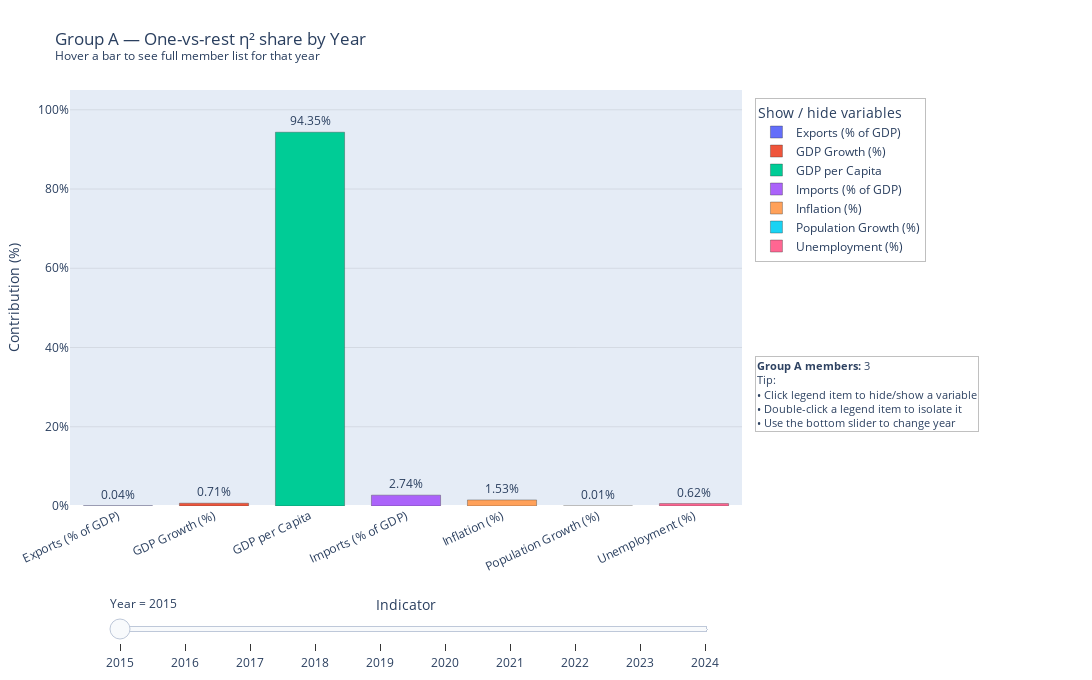

Here is the notebook cell this chart was saved with:
### Code cell
# --- Imports
import os
import numpy as np
import pandas as pd
import plotly.graph_objects as go

# --- Robust path for CSV
CANDIDATES = ["WDI_Grouped.csv", "/mnt/data/WDI_Grouped.csv"]
csv_path = next((p for p in CANDIDATES if os.path.exists(p)), None)
if csv_path is None:
    raise FileNotFoundError("WDI_Grouped.csv not found.")

# --- Load
df = pd.read_csv(csv_path)
assert {"Country Name","Year","Group"}.issubset(df.columns)
df["Year"] = pd.to_numeric(df["Year"], errors="coerce").astype("Int64")

# Indicator mapping
raw_to_label = {
    "Exports_GDP_percent": "Exports (% of GDP)",
    "GDP growth (annual %)": "GDP Growth (%)",
    "GDP_per_capita": "GDP per Capita",
    "Imports_GDP_percent": "Imports (% of GDP)",
    "Inflation, consumer prices (annual %)": "Inflation (%)",
    "Population_growth_percent": "Population Growth (%)",
    "Unemployment, total (% of total labor force) (national estimate)": "Unemployment (%)",
}
ind_cols    = list(raw_to_label.keys())
disp_labels = [raw_to_label[c] for c in ind_cols]

# ---------------------------
# Core metrics (two modes)
# ---------------------------
def one_vs_rest_shares_by_year(dyear: pd.DataFrame, focus_prefix: str):
    """方案A：把Group二值化为 focus vs rest，按二分类算η²后做当年归一化为份额（和=100%）"""
    vals = {}
    for col in ind_cols:
        m = dyear[col].notna() & dyear["Group"].notna()
        if m.sum() < 3:
            vals[col] = np.nan
            continue
        sub = dyear.loc[m, [col, "Group"]].copy()
        sub["bin"] = sub["Group"].astype(str).str.startswith(focus_prefix)
        x = sub[col].astype(float)
        overall = x.mean()
        ss_total = ((x - overall) ** 2).sum()
        if ss_total <= 0 or (~sub["bin"]).sum() == 0 or sub["bin"].sum() == 0:
            vals[col] = np.nan
            continue
        mu1 = x[sub["bin"]].mean()
        mu0 = x[~sub["bin"]].mean()
        n1  = int(sub["bin"].sum())
        n0  = int((~sub["bin"]).sum())
        ss_between = n1 * (mu1 - overall) ** 2 + n0 * (mu0 - overall) ** 2
        vals[col] = float(ss_between / ss_total)

    denom = np.nansum(list(vals.values()))
    shares = {raw_to_label[c]: (vals[c] / denom * 100.0) if (denom > 0 and pd.notna(vals[c])) else np.nan
              for c in ind_cols}
    return shares

def group_share_by_year(dyear: pd.DataFrame, focus_prefix: str):
    """方案B：取聚焦组在各指标上的SSB项，再在当年内对该组7个指标归一化（和=100%）"""
    ssb_focus = {}
    for col in ind_cols:
        m = dyear[col].notna() & dyear["Group"].notna()
        if m.sum() < 3:
            ssb_focus[col] = np.nan
            continue
        x = dyear.loc[m, col].astype(float)
        g = dyear.loc[m, "Group"]
        overall = x.mean()
        part = 0.0
        for glabel, sub in x.groupby(g):
            mu = sub.mean(); n = sub.shape[0]
            term = n * (mu - overall) ** 2
            if str(glabel).startswith(focus_prefix):
                part += term
        ssb_focus[col] = float(part)

    denom = np.nansum(list(ssb_focus.values()))
    shares = {raw_to_label[c]: (ssb_focus[c] / denom * 100.0) if (denom > 0 and pd.notna(ssb_focus[c])) else np.nan
              for c in ind_cols}
    return shares

def compute_shares(df, focus_prefix: str, MODE="one_vs_rest"):
    years = sorted(int(y) for y in df["Year"].dropna().unique())
    rows = []
    for y in years:
        dyear = df[df["Year"] == y]
        if MODE == "one_vs_rest":
            shares = one_vs_rest_shares_by_year(dyear, focus_prefix)
        else:
            shares = group_share_by_year(dyear, focus_prefix)
        for var_label, s in shares.items():
            rows.append({"Year": y, "Variable": var_label, "Share (%)": s})
    return pd.DataFrame(rows)

# ---------------------------
# Helper: group membership text
# ---------------------------
def _wrap_lines(names, per_line=6):
    names = list(names)
    return "<br>".join("; ".join(names[i:i+per_line]) for i in range(0, len(names), per_line)) or "(no members)"

def members_by_year(prefix):
    d = (df[df["Group"].astype(str).str.startswith(prefix, na=False)]
         .groupby("Year")["Country Name"]
         .apply(lambda s: sorted(set(x for x in s.dropna())))
         .to_dict())
    return {y: _wrap_lines(v, 6) for y, v in d.items()}, {y: (len(v) if isinstance(v, list) else 0) for y, v in d.items()}

def build_side_tip(prefix, year, cnt):
    return dict(
        x=1.02, y=0.36, xref="paper", yref="paper", xanchor="left", yanchor="top",
        showarrow=False, align="left",
        text=(f"<b>{prefix} members:</b> {cnt}<br>Tip:<br>"
              "• Click legend item to hide/show a variable<br>"
              "• Double-click a legend item to isolate it<br>"
              "• Use the bottom slider to change year"),
        font=dict(size=11), bgcolor="rgba(255,255,255,0.92)",
        bordercolor="rgba(0,0,0,0.25)", borderwidth=1, opacity=0.98
    )

# ---------------------------
# Figure builder (B or C)
# ---------------------------
def plot_group(prefix="Group B", MODE="one_vs_rest"):
    share_df = compute_shares(df, prefix, MODE=MODE)
    members_text, member_count = members_by_year(prefix)
    years = sorted(share_df["Year"].unique())
    init_year = years[0]

    def _to_text(yval):
        return f"{yval:.2f}%" if (yval is not None and np.isfinite(yval)) else ""

    fig = go.Figure()
    # Initial traces (one bar per variable -> can toggle in legend)
    for var in disp_labels:
        yseries = share_df.loc[(share_df["Year"] == init_year) & (share_df["Variable"] == var), "Share (%)"]
        y_val = float(yseries.iloc[0]) if not yseries.empty and pd.notna(yseries.iloc[0]) else None
        fig.add_trace(go.Bar(
            x=[var], y=[y_val], name=var,
            text=[_to_text(y_val)], textposition="outside", cliponaxis=False,
            customdata=[[init_year, members_text.get(init_year, "(no members)"), member_count.get(init_year, 0)]],
            hovertemplate=(
                "<b>%{x}</b><br>"
                "Year: %{customdata[0]}<br>"
                "One-vs-rest share for "+prefix+": %{y:.2f}%<br><br>"
                "<b>"+prefix+" members (%{customdata[2]})</b>:<br>%{customdata[1]}"
                "<extra></extra>"
            ),
            marker_line=dict(width=1, color="rgba(50,50,50,0.35)")
        ))

    # Frames
    frames = []
    for y in years:
        fdata = []
        for var in disp_labels:
            yseries = share_df.loc[(share_df["Year"] == y) & (share_df["Variable"] == var), "Share (%)"]
            y_val = float(yseries.iloc[0]) if not yseries.empty and pd.notna(yseries.iloc[0]) else None
            fdata.append(go.Bar(
                x=[var], y=[y_val], name=var,
                text=[_to_text(y_val)], textposition="outside", cliponaxis=False,
                customdata=[[y, members_text.get(y, "(no members)"), member_count.get(y, 0)]],
            ))
        frames.append(go.Frame(name=str(y), data=fdata, layout=go.Layout(annotations=[build_side_tip(prefix, y, member_count.get(y, 0))])))
    fig.frames = frames

    # Slider
    steps = [{"args": [[str(y)], {"frame": {"duration": 0, "redraw": True}, "mode": "immediate"}],
              "label": str(y), "method": "animate"} for y in years]
    sliders = [{"active": 0, "yanchor": "top", "xanchor": "left",
                "currentvalue": {"prefix": "Year = "}, "pad": {"t": 36},
                "len": 0.90, "x": 0.06, "y": -0.12, "steps": steps}]

    title_mode = "One-vs-rest η² share" if MODE=="one_vs_rest" else f"{prefix} SSB-share across indicators"
    fig.update_layout(
        title=(f"{prefix} — {title_mode} by Year"
               "<br><sup>Hover a bar to see full member list for that year</sup>"),
        xaxis_title="Indicator",
        yaxis_title=("Contribution (%)"),
        xaxis=dict(title_standoff=26, tickangle=-25, automargin=True),
        yaxis=dict(range=[0, 105], ticksuffix="%", gridcolor="rgba(0,0,0,0.08)"),
        bargap=0.28,
        width=1100, height=680,
        margin=dict(l=70, r=350, t=90, b=160),
        sliders=sliders,
        legend=dict(
            title="Show / hide variables",
            orientation="v", yanchor="top", y=0.98, xanchor="left", x=1.02,
            bgcolor="rgba(255,255,255,0.92)", bordercolor="rgba(0,0,0,0.25)", borderwidth=1,
            itemclick="toggle", itemdoubleclick="toggleothers", font=dict(size=12),
        ),
        hoverlabel=dict(align="left"),
        uniformtext_mode="hide", uniformtext_minsize=9,
        annotations=[build_side_tip(prefix, init_year, member_count.get(init_year, 0))]
    )
    fig.show()

# 运行：分别画 B 和 C
MODE = "one_vs_rest"   # 或 "group_share"
plot_group(prefix="Group A", MODE=MODE)
# plot_group(prefix="Group C", MODE=MODE)

### Figure 1 — Plotly figure (JSON) as saved in the notebook; plotly's stock layout.template omitted (floating-point values rounded to 4 significant figures)
{"data": [{"cliponaxis": false, "customdata": [[2015, "Indonesia; Korea, Rep.; Viet Nam", 3]], "hovertemplate": "<b>%{x}</b><br>Year: %{customdata[0]}<br>One-vs-rest share for Group A: %{y:.2f}%<br><br><b>Group A members (%{customdata[2]})</b>:<br>%{customdata[1]}<extra></extra>", "marker": {"line": {"color": "rgba(50,50,50,0.35)", "width": 1}}, "name": "Exports (% of GDP)", "text": ["0.04%"], "textposition": "outside", "type": "bar", "x": ["Exports (% of GDP)"], "y": [0.03944]}, {"cliponaxis": false, "customdata": [[2015, "Indonesia; Korea, Rep.; Viet Nam", 3]], "hovertemplate": "<b>%{x}</b><br>Year: %{customdata[0]}<br>One-vs-rest share for Group A: %{y:.2f}%<br><br><b>Group A members (%{customdata[2]})</b>:<br>%{customdata[1]}<extra></extra>", "marker": {"line": {"color": "rgba(50,50,50,0.35)", "width": 1}}, "name": "GDP Growth (%)", "text": ["0.71%"], "textposition": "outside", "type": "bar", "x": ["GDP Growth (%)"], "y": [0.712]}, {"cliponaxis": false, "customdata": [[2015, "Indonesia; Korea, Rep.; Viet Nam", 3]], "hovertemplate": "<b>%{x}</b><br>Year: %{customdata[0]}<br>One-vs-rest share for Group A: %{y:.2f}%<br><br><b>Group A members (%{customdata[2]})</b>:<br>%{customdata[1]}<extra></extra>", "marker": {"line": {"color": "rgba(50,50,50,0.35)", "width": 1}}, "name": "GDP per Capita", "text": ["94.35%"], "textposition": "outside", "type": "bar", "x": ["GDP per Capita"], "y": [94.35]}, {"cliponaxis": false, "customdata": [[2015, "Indonesia; Korea, Rep.; Viet Nam", 3]], "hovertemplate": "<b>%{x}</b><br>Year: %{customdata[0]}<br>One-vs-rest share for Group A: %{y:.2f}%<br><br><b>Group A members (%{customdata[2]})</b>:<br>%{customdata[1]}<extra></extra>", "marker": {"line": {"color": "rgba(50,50,50,0.35)", "width": 1}}, "name": "Imports (% of GDP)", "text": ["2.74%"], "textposition": "outside", "type": "bar", "x": ["Imports (% of GDP)"], "y": [2.741]}, {"cliponaxis": false, "customdata": [[2015, "Indonesia; Korea, Rep.; Viet Nam", 3]], "hovertemplate": "<b>%{x}</b><br>Year: %{customdata[0]}<br>One-vs-rest share for Group A: %{y:.2f}%<br><br><b>Group A members (%{customdata[2]})</b>:<br>%{customdata[1]}<extra></extra>", "marker": {"line": {"color": "rgba(50,50,50,0.35)", "width": 1}}, "name": "Inflation (%)", "text": ["1.53%"], "textposition": "outside", "type": "bar", "x": ["Inflation (%)"], "y": [1.534]}, {"cliponaxis": false, "customdata": [[2015, "Indonesia; Korea, Rep.; Viet Nam", 3]], "hovertemplate": "<b>%{x}</b><br>Year: %{customdata[0]}<br>One-vs-rest share for Group A: %{y:.2f}%<br><br><b>Group A members (%{customdata[2]})</b>:<br>%{customdata[1]}<extra></extra>", "marker": {"line": {"color": "rgba(50,50,50,0.35)", "width": 1}}, "name": "Population Growth (%)", "text": ["0.01%"], "textposition": "outside", "type": "bar", "x": ["Population Growth (%)"], "y": [0.006915]}, {"cliponaxis": false, "customdata": [[2015, "Indonesia; Korea, Rep.; Viet Nam", 3]], "hovertemplate": "<b>%{x}</b><br>Year: %{customdata[0]}<br>One-vs-rest share for Group A: %{y:.2f}%<br><br><b>Group A members (%{customdata[2]})</b>:<br>%{customdata[1]}<extra></extra>", "marker": {"line": {"color": "rgba(50,50,50,0.35)", "width": 1}}, "name": "Unemployment (%)", "text": ["0.62%"], "textposition": "outside", "type": "bar", "x": ["Unemployment (%)"], "y": [0.6165]}], "layout": {"annotations": [{"align": "left", "bgcolor": "rgba(255,255,255,0.92)", "bordercolor": "rgba(0,0,0,0.25)", "borderwidth": 1, "font": {"size": 11}, "opacity": 0.98, "showarrow": false, "text": "<b>Group A members:</b> 3<br>Tip:<br>• Click legend item to hide/show a variable<br>• Double-click a legend item to isolate it<br>• Use the bottom slider to change year", "x": 1.02, "xanchor": "left", "xref": "paper", "y": 0.36, "yanchor": "top", "yref": "paper"}], "bargap": 0.28, "height": 680, "hoverlabel": {"align": "left"}, "legend": {"bgcolor": "rgba(255,255,255,0.92)", "bordercolor": "rgba(0,0,0,0.25)", "borderwidth": 1, "font": {"size": 12}, "itemclick": "toggle", "itemdoubleclick": "toggleothers", "orientation": "v", "title": {"text": "Show / hide variables"}, "x": 1.02, "xanchor": "left", "y": 0.98, "yanchor": "top"}, "margin": {"b": 160, "l": 70, "r": 350, "t": 90}, "sliders": [{"active": 0, "currentvalue": {"prefix": "Year = "}, "len": 0.9, "pad": {"t": 36}, "steps": [{"args": [["2015"], {"frame": {"duration": 0, "redraw": true}, "mode": "immediate"}], "label": "2015", "method": "animate"}, {"args": [["2016"], {"frame": {"duration": 0, "redraw": true}, "mode": "immediate"}], "label": "2016", "method": "animate"}, {"args": [["2017"], {"frame": {"duration": 0, "redraw": true}, "mode": "immediate"}], "label": "2017", "method": "animate"}, {"args": [["2018"], {"frame": {"duration": 0, "redraw": true}, "mode": "immediate"}], "label": "2018", "method": "animate"}, {"args": [["2019"], {"frame": {"duration": 0, "redraw": true}, "mode": "immediate"}], "label": "2019", "method": "animate"}, {"args": [["2020"], {"frame": {"duration": 0, "redraw": true}, "mode": "immediate"}], "label": "2020", "method": "animate"}, {"args": [["2021"], {"frame": {"duration": 0, "redraw": true}, "mode": "immediate"}], "label": "2021", "method": "animate"}, {"args": [["2022"], {"frame": {"duration": 0, "redraw": true}, "mode": "immediate"}], "label": "2022", "method": "animate"}, {"args": [["2023"], {"frame": {"duration": 0, "redraw": true}, "mode": "immediate"}], "label": "2023", "method": "animate"}, {"args": [["2024"], {"frame": {"duration": 0, "redraw": true}, "mode": "immediate"}], "label": "2024", "method": "animate"}], "x": 0.06, "xanchor": "left", "y": -0.12, "yanchor": "top"}], "title": {"text": "Group A — One-vs-rest η² share by Year<br><sup>Hover a bar to see full member list for that year</sup>"}, "uniformtext": {"minsize": 9, "mode": "hide"}, "width": 1100, "xaxis": {"automargin": true, "tickangle": -25, "title": {"standoff": 26, "text": "Indicator"}}, "yaxis": {"gridcolor": "rgba(0,0,0,0.08)", "range": [0, 105], "ticksuffix": "%", "title": {"text": "Contribution (%)"}}}}
